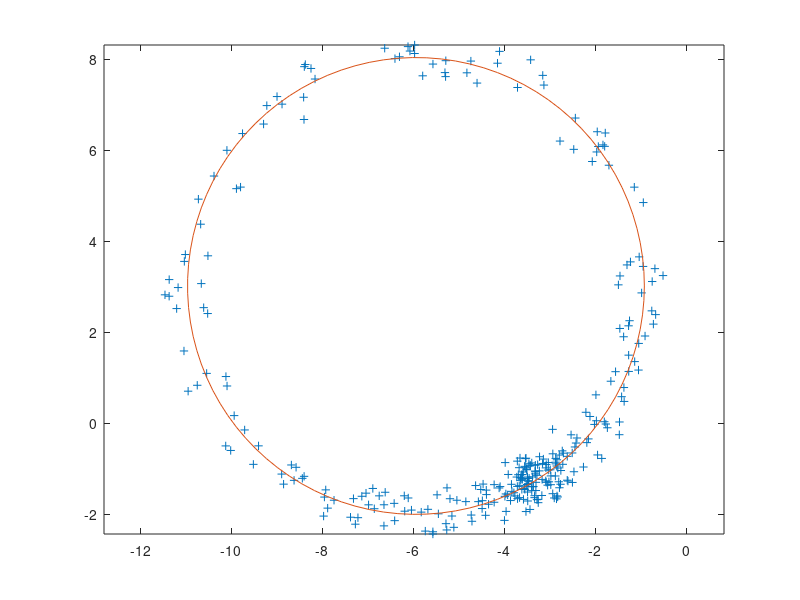

MATLAB code to generate this figure:
disp("#----# TASK 2 #----#");
load('cirkel300.mat'); % (i)
plot(X,Y,'linestyle','none','marker','+'); % (ii)
hold on;
axis equal;

% (iii)
A=zeros(300,3); % initiates a 300x3 matrix filled with zeros
b=zeros(300,1); % initiates a 300x1 matrix filled with zeros
for n=1:300
    A(n,1)=X(n,1);
    A(n,2)=Y(n,1);
    A(n,3)=1;
    b(n,1)=power(X(n,1),2)+power(Y(n,1),2);
end

% (iv)
c = A\b;
disp("c: ");
disp(c);

p=c(1,1)/2;
q=c(2,1)/2;
r = sqrt(c(3,1) + power(p,2) + power(q,2));
disp("p: " + p);
disp("q: " + q);
disp("r: " + r);

v = linspace(0,2*pi,100);

x = p + r * cos(v);
y = q + r * sin(v);

% Plot the circle
plot(x, y);